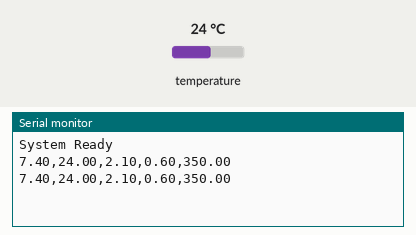
Simulated run of this sketch. Board: Arduino Uno, built with avr-gcc and run on an emulated ATmega328P. On the bench: the last lines printed to the serial monitor. The test bench sets the inputs (shaded band); at power-on: temperature 24 °C.

Above: at 4.3 s.
4.4 s: temperature set to 12 °C
At 7.2 s:
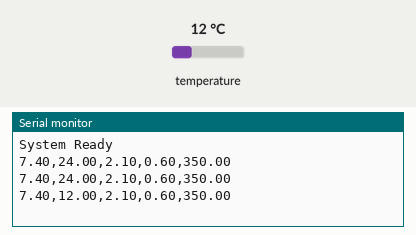
8.1 s: temperature set to 19 °C
At 10.5 s:
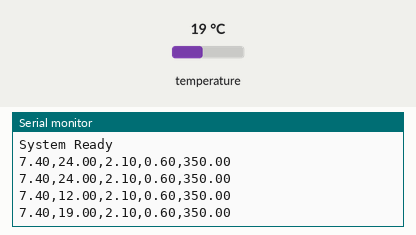
Timing chart, 0 to 12.0 s (numbered marks = the images above; inputs shaded):
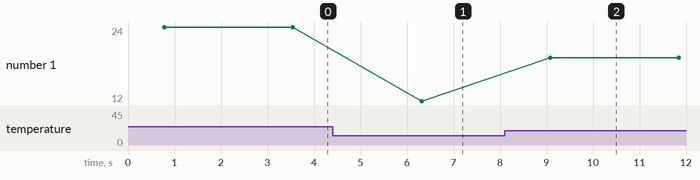

Measured:
- after the input at 4.4 s, the serial monitor: prints a new line after 1.9 s (image 1)
- after the input at 8.1 s, the serial monitor: prints a new line after 0.98 s (image 2)
- plotted number 1: 24 → 12 after the input at 4.4 s, 12 → 19 after the input at 8.1 s

The sketch:

sketch_may9a.ino
```cpp
#include <OneWire.h>
#include <DallasTemperature.h>

#define ONE_WIRE_BUS 2

OneWire oneWire(ONE_WIRE_BUS);
DallasTemperature sensors(&oneWire);

void setup()
{
    Serial.begin(9600);

    sensors.begin();

    Serial.println("System Ready");
}

void loop()
{
    sensors.requestTemperatures();

    float temperature = sensors.getTempCByIndex(0);

    // Example values
    float ph = 7.4;
    float chlorine = 2.1;
    float turbidity = 0.6;
    float tds = 350;

    Serial.print(ph);
    Serial.print(",");

    Serial.print(temperature);
    Serial.print(",");

    Serial.print(chlorine);
    Serial.print(",");

    Serial.print(turbidity);
    Serial.print(",");

    Serial.println(tds);

    delay(2000);
}
```
